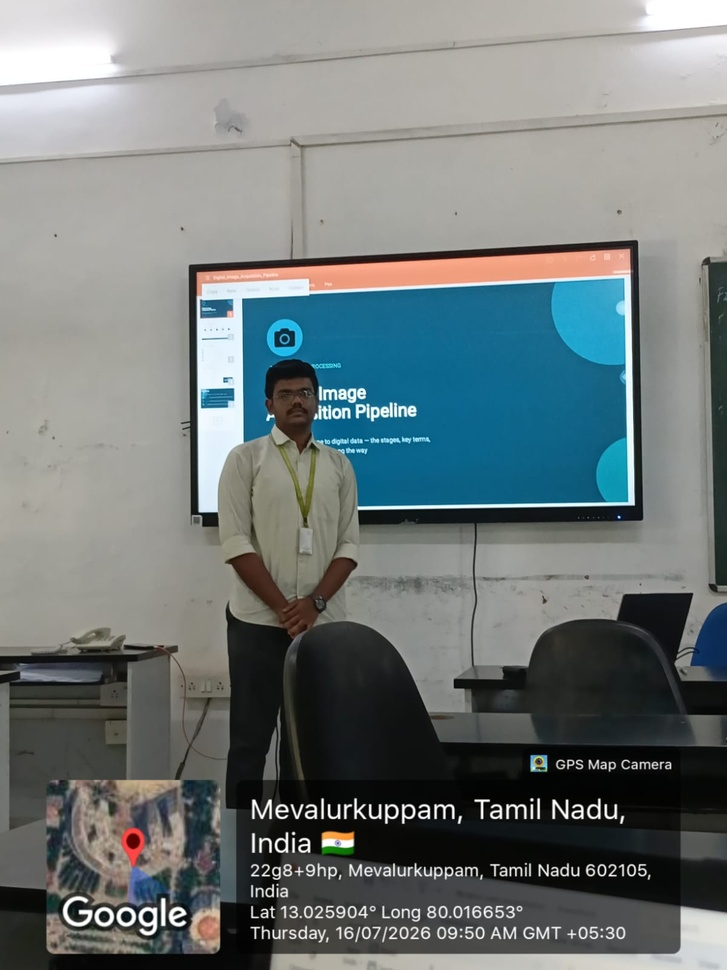
#> input picture Assement Co1/C01 AT  03-techincal presnation.jpeg, 727 x 970 px, shrunk from 1200 x 1600 before the run
$ python ex_03.py
#> lines starting #> are read from the running program, lines starting #| are printed output that depends on the picture
### exp/local_io.py
"""Local file input helpers (replaces Google Colab upload)."""

import sys
from pathlib import Path

IMAGE_EXTENSIONS = {".jpg", ".jpeg", ".png", ".bmp", ".webp", ".tif", ".tiff"}
VIDEO_EXTENSIONS = {".mp4", ".avi", ".mov", ".mkv", ".webm"}


def get_path(prompt: str, allowed_extensions: set[str] | None = None) -> str:
#> called with prompt = 'Enter image path: '
    if len(sys.argv) > 1:
        path = sys.argv[1]
    else:
        path = input(prompt).strip()
#> the answer given: ../Assement Co1/C01 AT  03-techincal presnation.jpeg

    resolved = Path(path).expanduser().resolve()
    if not resolved.exists():
        raise FileNotFoundError(f"File not found: {path}")

    if allowed_extensions and resolved.suffix.lower() not in allowed_extensions:
        exts = ", ".join(sorted(allowed_extensions))
        raise ValueError(f"Expected one of [{exts}], got '{resolved.suffix}'")

    return str(resolved)


def get_image_path() -> str:
    return get_path("Enter image path: ", IMAGE_EXTENSIONS)


def get_video_path() -> str:
    return get_path("Enter video path: ", VIDEO_EXTENSIONS)

### exp/ex_03.py
# -*- coding: utf-8 -*-
"""ex-3: Read image from user and show outline using Canny."""

import cv2
import matplotlib.pyplot as plt
from local_io import get_image_path

image_path = get_image_path()
print(f"Using file: {image_path}")

# 2. Read the image
image = cv2.imread(image_path)
#> image is the input picture: shape (970, 727, 3); mean B, G, R 121.1, 121, 112.7
if image is None:
    raise ValueError(f"Could not read image from '{image_path}'.")

# 3. Convert to grayscale (Canny works on single channel)
gray = cv2.cvtColor(image, cv2.COLOR_BGR2GRAY)
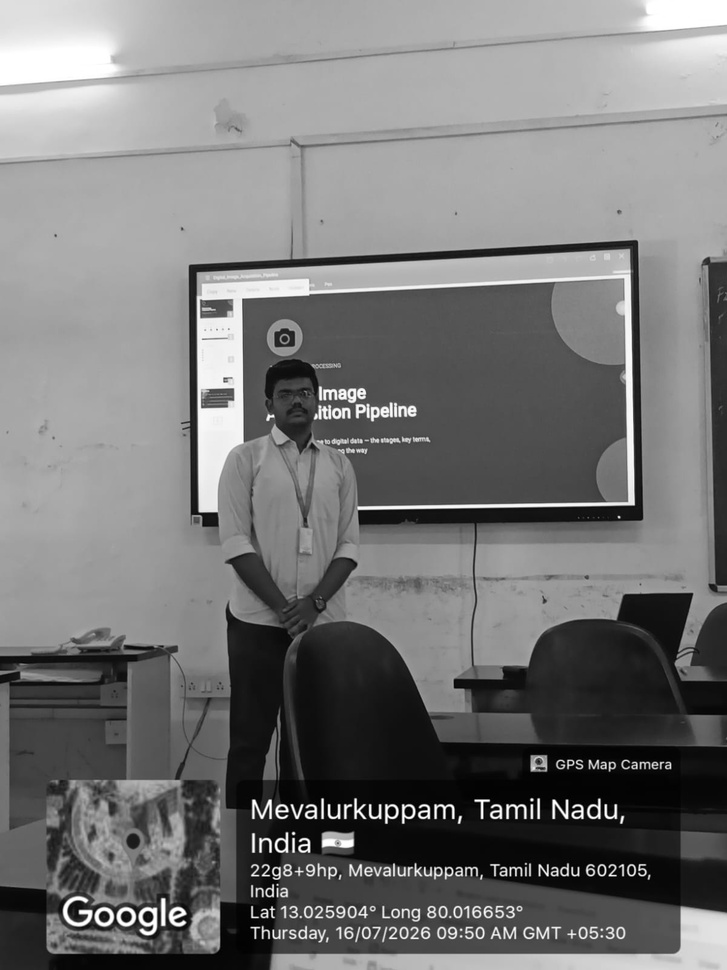
#> gray: shape (970, 727); min 0, max 255, mean 118.5

# 4. Canny edge detection (outline)
edges = cv2.Canny(gray, 50, 150)
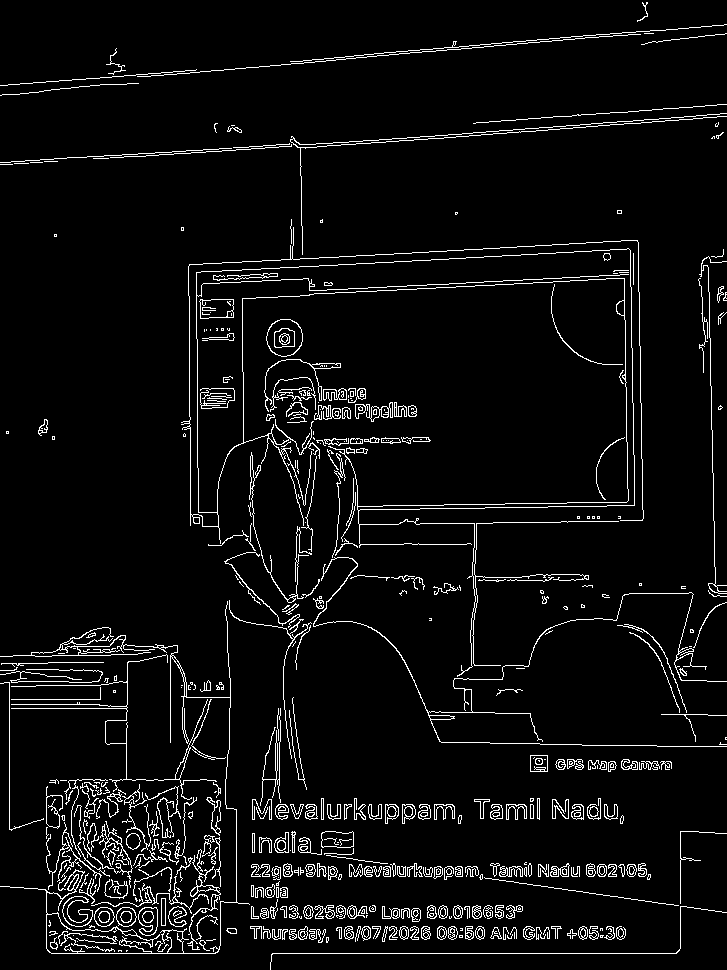
#> edges: shape (970, 727); 5.2% white in thin lines or dots

# 5. Display original and outline
image_rgb = cv2.cvtColor(image, cv2.COLOR_BGR2RGB)
fig, axes = plt.subplots(1, 2, figsize=(12, 6))
axes[0].imshow(image_rgb)
axes[0].set_title("Original Image")
axes[0].axis("off")
axes[1].imshow(edges, cmap="gray")
axes[1].set_title("Outline (Canny Edges)")
axes[1].axis("off")
plt.tight_layout()
plt.show()
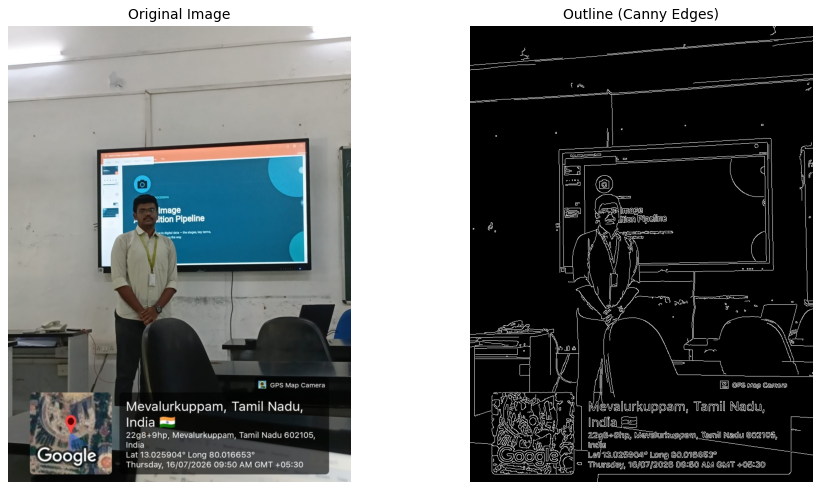
#> figure drawn by matplotlib, 2 panels
